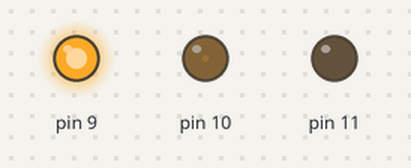
Recording of a sketch running on a simulated Arduino Uno, built with avr-gcc and run on an emulated ATmega328P. On the bench: output pins drawn as LEDs (lit = HIGH).

Above: at 0.05 s.
At 0.9 s:
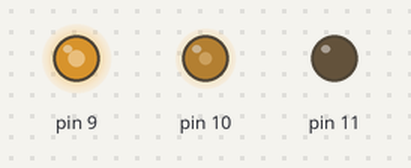
At 1.8 s:
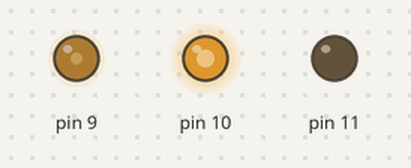
At 3.6 s:
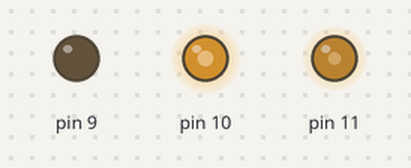
At 5.4 s:
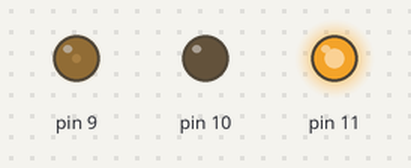
At 7.2 s:
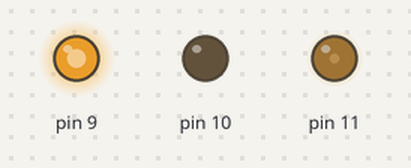
Timing chart, 0 to 10.0 s (numbered marks = the images above):
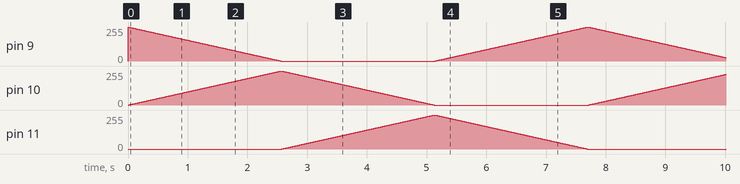

The sketch:

02.4_rgb02.ino
```cpp
void setup()
{
  pinMode(9,OUTPUT);
  pinMode(10,OUTPUT);
  pinMode(11,OUTPUT);

}

void loop() {
  showSpectrum();
}

void showSpectrum()
{
  for(int x=0;x<256*3; x++){
    showRGB(x);
    delay(10);
  }
}

void showRGB(int color)
{
  int red, green, blue;
  if(color <=255) {
    red = 255 - color;
    green = color;
    blue = 0;
  } else if(color<= 511) {
    red =0;
    green = 255- (color-256);
    blue = (color-256);
  } else {
    red = color -512;
    green = 0;
    blue = 255 - (color-512);
  }

  analogWrite(9,red);
  analogWrite(10,green);
  analogWrite(11,blue);

}
```
